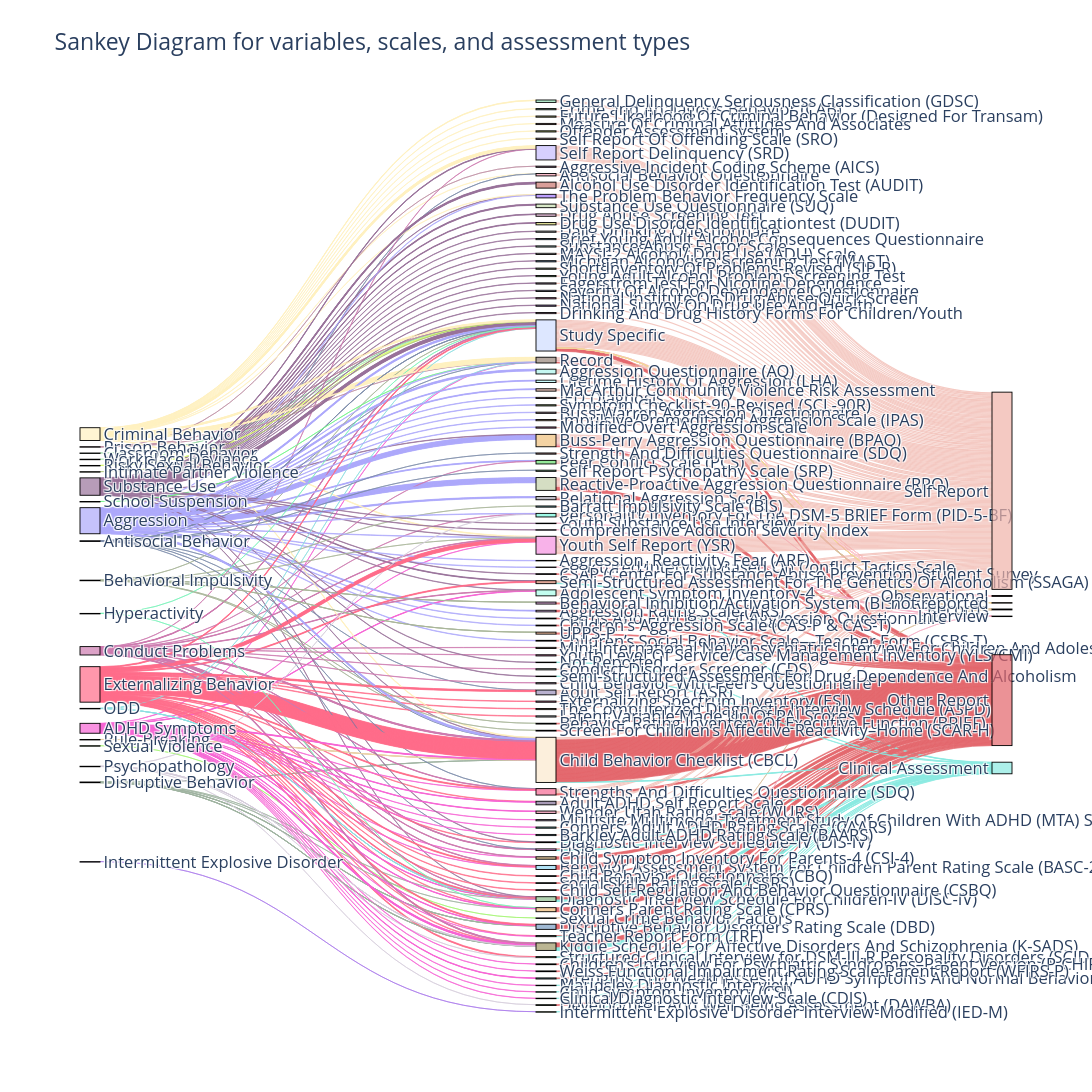

Notebook code for this chart:
### Markdown cell above
#### Behavioral Variables

In this plot, we see the behavioral variables, the scale they were investigated with, and reporting types. Because of the diversity of scales, I also added a node where I summarize the type of scale for easier viewing between the scale and the reporting type.

### Code cell
#Sankey plot for behavioral variables
# 1. Create unique labels
labels = list(pd.concat([
    df_sankey_beh['behavioral_variable'], 
    df_sankey_beh['behavioral_assessment'], 
    #df_sankey_beh['scale_summarized'],
    df_sankey_beh['behavioral_assessment_type'],
]).unique())

# 2. Map labels to indices
label_map = {label: idx for idx, label in enumerate(labels)}

# 3. Define sources, targets, and values
sources = df_sankey_beh['behavioral_variable'].map(label_map).tolist() + \
          df_sankey_beh['behavioral_assessment'].map(label_map).tolist()

targets = df_sankey_beh['behavioral_assessment'].map(label_map).tolist() + \
          df_sankey_beh['behavioral_assessment_type'].map(label_map).tolist()

values = df_sankey_beh['b_count'].tolist() + \
         df_sankey_beh['at_count'].tolist()

# 4. Generate pastel colors
import random

def pastel_color():
    r = lambda: random.randint(100, 255)
    return f'rgba({r()},{r()},{r()},0.7)'

label_to_color = {label: pastel_color() for label in labels}
node_color_list = [label_to_color[label] for label in labels]

# 5. Set link colors by source node's color (first) and middle nodes (second) and last node
link_colors = [label_to_color[df_sankey_beh['behavioral_variable'].iloc[i]] 
               for i in range(len(df_sankey_beh))] + \
              [label_to_color[df_sankey_beh['behavioral_assessment_type'].iloc[i]] 
               for i in range(len(df_sankey_beh))]

# 7. Create the figure
fig = go.Figure(data=[go.Sankey(
    node=dict(
        pad=15,
        thickness=20,
        line=dict(color="black", width=0.9),
        label=labels,
        color=node_color_list,
        align="left"
    ),
    link=dict(
        source=sources,
        target=targets,
        value=values,
        color=link_colors,
        customdata=df_sankey_models_transformed['nameyear'].tolist() * 5,
        hovertemplate='%{customdata}<extra></extra>'
    )
)])

fig.update_layout(
    title_text="Sankey Diagram for variables, scales, and assessment types",
    font_size=16.5,
    width=1700,
    height=2400,
    hovermode='x'
)
fig.show()

fig.write_html("C:/Users/U727148/Latent_Variable_Supplement/sankey_behavior_plot.html", include_plotlyjs="cdn")

### Figure 1 — Plotly figure (JSON) as saved in the notebook; plotly's stock layout.template omitted (floating-point values rounded to 4 significant figures; data arrays with more than 128 entries replaced by an {"elided": "..."} marker saying what was removed)
{"data": [{"link": {"color": {"elided": "698 str values"}, "customdata": {"elided": "1455 str values"}, "hovertemplate": "%{customdata}<extra></extra>", "source": {"elided": "698 int values"}, "target": {"elided": "698 int values"}, "value": {"elided": "698 int values"}}, "node": {"align": "left", "color": ["rgba(205,123,176,0.7)", "rgba(173,169,251,0.7)", "rgba(255,241,193,0.7)", "rgba(160,180,161,0.7)", "rgba(153,114,155,0.7)", "rgba(255,107,137,0.7)", "rgba(124,140,170,0.7)", "rgba(234,210,168,0.7)", "rgba(191,144,164,0.7)", "rgba(247,100,212,0.7)", "rgba(141,223,225,0.7)", "rgba(141,213,155,0.7)", "rgba(172,236,177,0.7)", "rgba(218,252,116,0.7)", "rgba(164,245,115,0.7)", "rgba(214,206,220,0.7)", "rgba(169,181,153,0.7)", "rgba(109,246,133,0.7)", "rgba(175,198,122,0.7)", "rgba(170,122,235,0.7)", "rgba(122,242,185,0.7)", "rgba(245,146,224,0.7)", "rgba(240,192,125,0.7)", "rgba(166,163,177,0.7)", "rgba(197,132,149,0.7)", "rgba(199,189,254,0.7)", "rgba(152,133,121,0.7)", "rgba(120,156,192,0.7)", "rgba(181,251,253,0.7)", "rgba(159,152,102,0.7)", "rgba(118,248,220,0.7)", "rgba(207,221,255,0.7)", "rgba(210,113,218,0.7)", "rgba(238,239,247,0.7)", "rgba(132,198,249,0.7)", "rgba(213,158,195,0.7)", "rgba(127,193,144,0.7)", "rgba(251,233,205,0.7)", "rgba(142,151,169,0.7)", "rgba(163,243,199,0.7)", "rgba(146,193,144,0.7)", "rgba(195,208,170,0.7)", "rgba(247,157,178,0.7)", "rgba(200,253,248,0.7)", "rgba(222,216,122,0.7)", "rgba(241,151,128,0.7)", "rgba(116,171,188,0.7)", "rgba(173,244,236,0.7)", "rgba(154,143,186,0.7)", "rgba(215,241,111,0.7)", "rgba(239,118,158,0.7)", "rgba(200,223,176,0.7)", "rgba(144,214,241,0.7)", "rgba(103,223,110,0.7)", "rgba(230,217,223,0.7)", "rgba(245,105,147,0.7)", "rgba(237,101,153,0.7)", "rgba(132,111,152,0.7)", "rgba(201,118,110,0.7)", "rgba(196,160,104,0.7)", "rgba(169,252,232,0.7)", "rgba(143,165,167,0.7)", "rgba(222,172,183,0.7)", "rgba(233,194,201,0.7)", "rgba(238,187,120,0.7)", "rgba(225,165,246,0.7)", "rgba(209,160,149,0.7)", "rgba(198,131,192,0.7)", "rgba(203,169,113,0.7)", "rgba(163,104,152,0.7)", "rgba(121,179,106,0.7)", "rgba(235,246,249,0.7)", "rgba(189,194,196,0.7)", "rgba(160,119,253,0.7)", "rgba(150,186,105,0.7)", "rgba(209,128,107,0.7)", "rgba(195,175,172,0.7)", "rgba(183,146,110,0.7)", "rgba(175,188,159,0.7)", "rgba(117,215,221,0.7)", "rgba(116,165,106,0.7)", "rgba(213,222,174,0.7)", "rgba(106,163,228,0.7)", "rgba(201,200,100,0.7)", "rgba(129,194,119,0.7)", "rgba(138,154,116,0.7)", "rgba(236,137,169,0.7)", "rgba(238,207,237,0.7)", "rgba(117,114,128,0.7)", "rgba(208,172,225,0.7)", "rgba(239,154,133,0.7)", "rgba(251,116,183,0.7)", "rgba(175,183,161,0.7)", "rgba(103,161,155,0.7)", "rgba(218,154,252,0.7)", "rgba(130,236,197,0.7)", "rgba(106,201,196,0.7)", "rgba(149,236,138,0.7)", "rgba(210,225,218,0.7)", "rgba(192,134,169,0.7)", "rgba(159,119,150,0.7)", "rgba(219,170,211,0.7)", "rgba(236,170,151,0.7)", "rgba(120,201,225,0.7)", "rgba(128,191,107,0.7)", "rgba(192,162,227,0.7)", "rgba(161,209,221,0.7)", "rgba(182,176,237,0.7)", "rgba(231,157,116,0.7)", "rgba(218,157,255,0.7)", "rgba(250,106,189,0.7)", "rgba(186,122,120,0.7)", "rgba(182,117,225,0.7)", "rgba(181,136,236,0.7)", "rgba(164,221,166,0.7)", "rgba(214,232,183,0.7)", "rgba(205,164,117,0.7)", "rgba(232,112,176,0.7)", "rgba(254,145,200,0.7)", "rgba(105,198,130,0.7)", "rgba(239,179,169,0.7)", "rgba(218,193,158,0.7)", "rgba(138,234,225,0.7)", "rgba(227,100,106,0.7)", "rgba(253,202,208,0.7)", "rgba(245,174,197,0.7)", "rgba(242,213,157,0.7)"], "label": ["Conduct Problems", "Aggression", "Criminal Behavior", "Disruptive Behavior", "Substance Use", "Externalizing Behavior", "Antisocial Behavior", "Rule-Breaking", "Prison Behavior", "ADHD Symptoms", "ODD", "Classroom Behavior", "Workplace Deviance", "Risky Sexual Behavior", "Sexual Violence", "Psychopathology", "Behavioral Impulsivity", "School Suspension", "Intimate Partner Violence", "Intermittent Explosive Disorder", "Hyperactivity", "Youth Self Report (YSR)", "Buss-Perry Aggression Questionnaire (BPAQ)", "Relational Aggression Scale", "IED Diagnosis", "Self Report Delinquency (SRD)", "Record", "Disruptive Behavior Disorders Rating Scale (DBD)", "Lifetime History Of Aggression (LHA)", "Kiddie Schedule For Affective Disorders And Schizophrenia (K-SADS)", "Personality Inventory For The DSM-5 BRIEF Form (PID-5-BF)", "Study Specific", "DSM", "Daily Drinking Questionnaire", "Brief Young Adult Alcohol Consequences Questionnaire", "Drug Abuse Screening Test", "Crime and Analagous Behavior (CAB)", "Child Behavior Checklist (CBCL)", "Forms And Functions Of Aggression Questionnaire", "General Delinquency Seriousness Classification (GDSC)", "Diagnostic Interview Schedule For Children-IV (DISC-IV)", "Reactive-Proactive Aggression Questionnaire (RPQ)", "Antisocial Behavior Questionnaire", "Substance Abuse Factor Scale", "Future Likelihood Of Criminal Behavior (Designed For Transam)", "Measure Of Criminal Attitudes And Associates", "Strengths And Weaknesses Of ADHD Symptoms And Normal Behavior", "Aggression Questionnaire (AQ)", "Adult Self Report (ASR)", "Offender Assessment System", "Structured Interview Based On Conflict Tactics Scale", "Substance Use Questionnaire (SUQ)", "Behavior Assessment System For Children Parent Rating Scale (BASC-2-PRS)", "Peer Conflict Scale (PCS)", "MAYSI-2 Alcohol/ Drug Use (ADU) Scale", "Strengths And Difficulties Questionnaire (SDQ)", "Externalizing Spectrum Inventory (ESI)", "Adult ADHD Self Report Scale", "Alcohol Use Disorder Identification Test (AUDIT)", "Child Symptom Inventory For Parents-4 (CSI-4)", "Adolescent Symptom Inventory-4", "Sexual Crime Behavior Factors", "Self Report Of Offending Scale (SRO)", "CSAP (Center For Substance Abuse Prevention) Student Survey", "Conners Parent Rating Scale (CPRS)", "Aggression Rating Scale (ARS)", "MacArthur Community Violence Risk Assessment", "Behavioral Inhibition/Activation System (BIS/BAS)", "The Computerized Diagnostic Interview Schedule (ASPD)", "Aggressive Incident Coding Scheme (AICS)", "Structured Clinical Interview for DSM-III-R Personality Disorders (SCID-II)", "Latent Variable Made Up Of PAI Scores", "Aggression, Reactivity, Fear (ARF)", "The Problem Behavior Frequency Scale", "Symptom Checklist-90-Revised (SCL-90R)", "Semi-Structured Assessment For The Genetics Of Alcoholism (SSAGA)", "Child Behavior Questionnaire (CBQ)", "Behavior Rating Inventory Of Executive Function (BRIEF)", "Teacher Report Form (TRF)", "Barratt Impulsivity Scale (BIS)", "Children's Aggression Scale (CAS-P & CAS-T)", "Maudsley Diagnostic Interview", "Michigan Alcoholism Screening Test (MAST)", "Drug Use Disorder Identificationtest (DUDIT)", "Development And Well-Being Assessment (DAWBA)", "Short Inventory Of Problems-Revised (SIP-R)", "Wender Utah Rating Scale (WURS)", "Children’s Social Behavior Scale—Teacher Form (CSBS-T)", "Children’s Interview For Psychiatric Syndromes–Parent Version (P-CHIPS)", "Multisite Multimodal Treatment Study Of Children With ADHD (MTA) SNAP-IV", "Mini-International Neuropsychiatric Interview For Children And Adolescents (MINI-KID)", "Youth Level Of Service/Case Management Inventory (YLS/CMI)", "Social Skills Rating Scale (SSRS)", "Not Reported", "Diagnostic Interview Schedule–IV (DIS-IV)", "Child Symptom Inventory (CSI)", "Conners’ Adult ADHD Rating Scales (CAARS)", "Young Adult Alcohol Problems Screening Test", "Conduct Disorder Screener (CDS)", "Buss-Warren Aggression Questionnaire", "Fagerström Test For Nicotine Dependence", "Child Behavior With Peers Questionnaire", "Child Self-Regulation And Behavior Questionnaire (CSBQ)", "Barkley Adult ADHD Rating Scale (BAARS)", "Intermittent Explosive Disorder Interview-Modified (IED-M)", "Clinical Diagnostic Interview Scale (CDIS)", "Youth Substance Use Interview", "Severity Of Alcohol Dependence Questionnaire", "UPPS-P", "Comprehensive Addiction Severity Index", "National Institute On Drug Abuse Quick Screen", "Strength And Difficulties Questionnaire (SDQ)", "National Survey On Drug Use And Health", "Screen For Children’s Affective Reactivity–Home (SCAR-H)", "Semi-Structured Assessment For Drug Dependence And Alcoholism", "Weiss Functional Impairment Rating Scale-Parent Report (WFIRS-P)", "Impulsive/Premeditated Aggression Scale (IPAS)", "Modified Overt Aggression Scale", "Drinking And Drug History Forms For Children/Youth", "Self Report Psychopathy Scale (SRP)", "Self Report", "Records", "Clinical Assessment", "Other Report", "Observational", "Interview", "not reported"], "line": {"color": "black", "width": 0.9}, "pad": 15, "thickness": 20}, "type": "sankey"}], "layout": {"font": {"size": 16.5}, "height": 2400, "hovermode": "x", "title": {"text": "Sankey Diagram for variables, scales, and assessment types"}, "width": 1700}}
